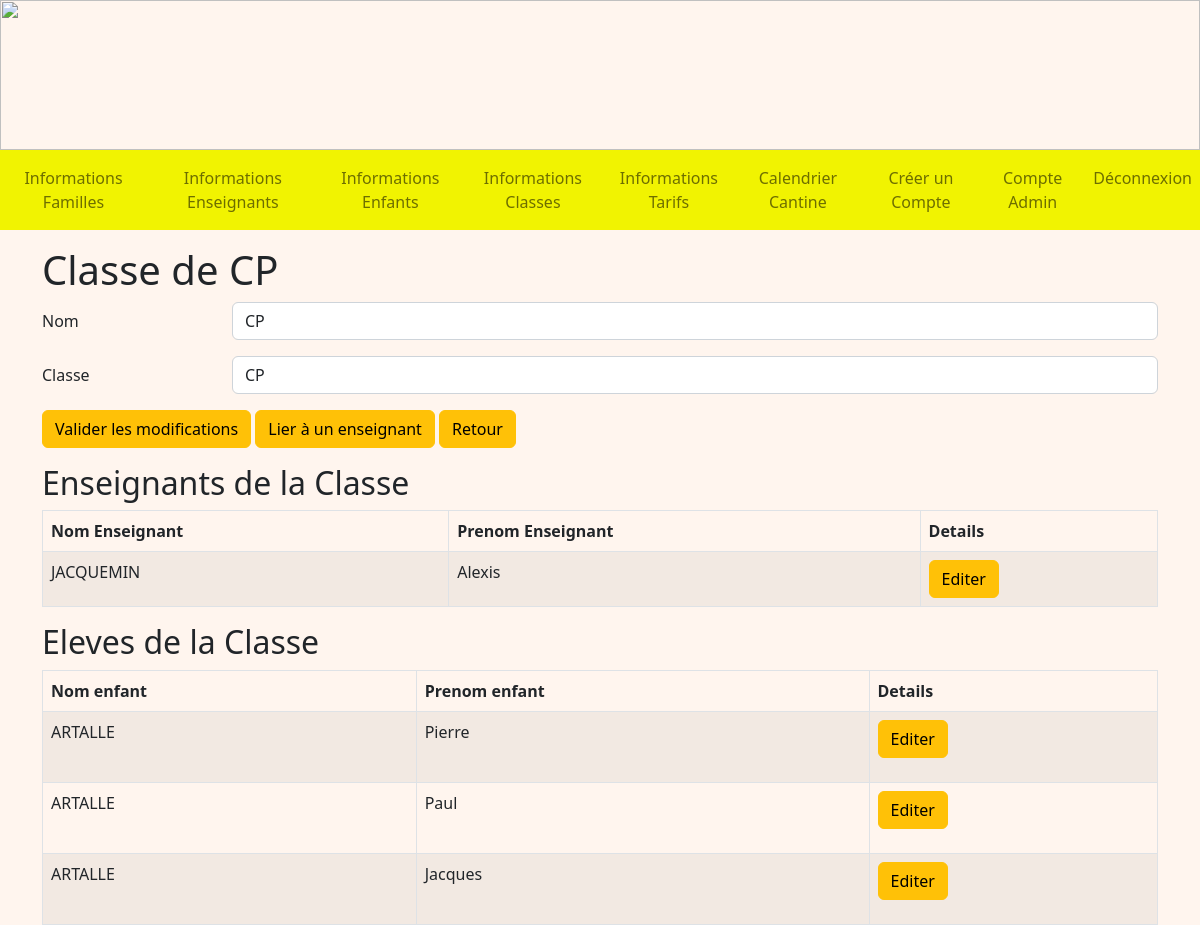
The page /detailsClasse/1 (signed in) on the database as committed earlier.
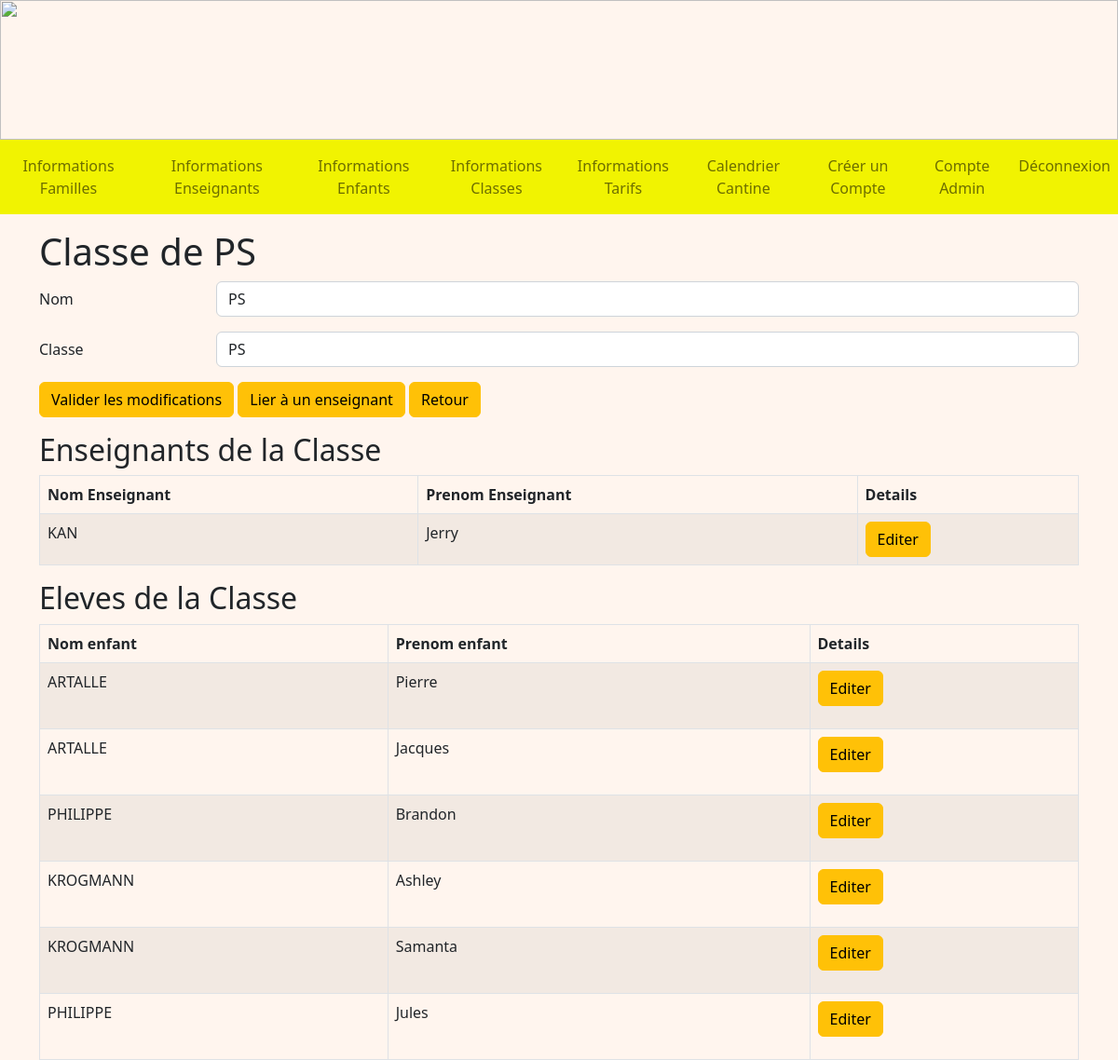
The same page on the database as committed later.
### tables this page shows
CREATE TABLE Classe (
  code_classe integer primary key autoincrement,
  nom_classe TEXT NOT NULL,
  code_type integer NOT NULL,
  FOREIGN KEY(code_type) REFERENCES TypeDeClasse(code_type)
);

CREATE TABLE Enseignant (
  code_enseignant integer primary key autoincrement,
  nom_enseignant TEXT NOT NULL,
  prenom_enseignant TEXT NOT NULL,
  identifiant TEXT NOT NULL,
  FOREIGN KEY (identifiant) REFERENCES Compte(identifiant)
);

CREATE TABLE Enfant (
  code_enfant integer primary key autoincrement,
  nom_enfant TEXT NOT NULL,
  prenom_enfant TEXT NOT NULL,
  code_tarif integer NOT NULL,
  code_classe integer NOT NULL,
  code_representant integer NOT NULL,
  code_formule integer NOT NULL,
  FOREIGN KEY (code_tarif) REFERENCES Tarif(code_tarif),
  FOREIGN KEY (code_classe) REFERENCES Classe(code_classe),
  FOREIGN KEY (code_representant) REFERENCES Representant(code_representant)
  FOREIGN KEY (code_formule) REFERENCES Formule(code_formule)
);

### admin.py (the view)
@app.route('/detailsClasse/<int:code_classe>', methods = ["GET", "POST"])
@login_required
def detailsClasse(code_classe):
    db = get_db()
    cur = db.cursor()
    user = cur.execute("SELECT type_compte FROM Compte WHERE identifiant = ?", (flask_login.current_user.name, )).fetchone()
    if user[0] == 'Admin':
        enseignants = cur.execute("SELECT E.nom_enseignant, E.prenom_enseignant, E.code_enseignant FROM Enseignant AS E INNER JOIN Enseigne AS Ens ON E.code_enseignant = Ens.code_enseignant WHERE code_classe = ?", (code_classe, )).fetchall()
        classe = cur.execute("SELECT nom_classe, code_classe, code_type FROM Classe WHERE code_classe = ?", (code_classe, )).fetchone()
        types = cur.execute ("SELECT * FROM TypeDeClasse").fetchall()
        enfants = cur.execute("SELECT nom_enfant, prenom_enfant, code_enfant FROM Enfant WHERE code_classe = ?", (code_classe, )).fetchall()
        if request.method == "POST":
            cur.execute("UPDATE Classe SET nom_classe = ?, code_type = ? WHERE code_classe = ?", (request.form["name"], request.form["classe"], code_classe, ))
            db.commit()
            return redirect(url_for('infosClasses'))
        return render_template('A_detailsClasse.html', enseignants = enseignants, enfants = enfants, classe = classe, types = types)
    if user[0] == 'Enseignant':
        return redirect(url_for('accueilEnseignant'))
    return redirect(url_for('accueil'))

### main.py (called while the page is built)
@login_manager.user_loader
def load_user(user_id):
    db = get_db()
    cur = db.cursor()
    user = cur.execute('SELECT identifiant, mot_de_passe FROM Compte WHERE identifiant=?', (user_id, )).fetchone()
    return User(user[0], user[1])

def get_db():
    if 'db' not in g:
        g.db = sqlite3.connect(DATABASE)
    return g.db

@app.teardown_appcontext
def close_connection(exception):
    db = g.pop('db', None)
    if db is not None:
        db.close()

### templates/A_detailsClasse.html (shortened to what this page needs)
<!DOCTYPE html>
<html>
<head>
    {% extends "A_layout.html" %}
    {% block content %}
    <div class="container mt-3">
        <h1>Classe de {{ classe[0] }}</h1>
        <form method="POST" class="mb-3">
            <div class="row mb-3">
                <label for="name" class="col-sm-2 col-form-label">Nom</label>
                <div class="col-sm-10">
                    <input name="name" type="name" class="form-control" id="name" value="{{classe[0]}}" required>
                </div>
            </div>
            <div class="row mb-3">
                <label for="classe" class="col-sm-2  col-form-label">Classe</label>
                <div class="col-sm-10">
                    <select name="classe" class="form-control" id="classe">
                        {% for type in types %}
                        {% if classe[2] == type[0] %}
                        <option value="{{ type[0] }}" selected>{{ type[2] }}</option>
                        {% else %}
                        <option value="{{ type[0] }}">{{ type[2] }}</option>
                        {% endif %}
                        {% endfor %}
                    </select>
                </div>
            </div>
            <button type="submit" class="btn btn-warning">Valider les modifications</button>
            <a href="/lierEnseignant/{{ classe[1] }}" class="btn btn-warning">Lier à un enseignant</a>
            <a href="/infosClasses" class="btn btn-warning">Retour</a>
        </form>
        {% if enseignants%}
        <h2>Enseignants de la Classe</h2>
        <table class="table table-bordered table-striped">
            <thead>
                <tr>
                    <th scope="col">Nom Enseignant</th>
                    <th scope="col">Prenom Enseignant</th>
                    <th scope="col">Details</th>
                </tr>
            </thead>
            <tbody>
                {% for enseignant in enseignants %}
                <tr>
                    <td>{{ enseignant[0] }}</td>
                    <td>{{ enseignant[1] }}</td>
                    <td>
                        <a href="/detailsEnseignant/{{ enseignant[2] }}" class="btn btn-warning">Editer</a>
                    </td>
                </tr>
                {% endfor %}
            </tbody>
        </table>
        {%endif%}
        {% if enfants %}
        <h2>Eleves de la Classe</h2>
        <table class="table table-bordered table-striped">
            <thead>
                <tr>
                    <th scope="col">Nom enfant</th>
                    <th scope="col">Prenom enfant</th>
                    <th scope="col">Details</th>
                </tr>
            </thead>
            <tbody>
                {% for enfant in enfants %}
                <tr>
                    <td>{{ enfant[0] }}</td>
                    <td>{{ enfant[1] }}</td>
                    <td>
                        <a href="/detailsEnfant/{{ enfant[2] }}" class="btn btn-warning mb-3">Editer</a>
                    </td>
                </tr>
                {% endfor %}
            </tbody>
        </table>
        {% endif %}
    </div>
    {% endblock %}

Rows that differ between the two databases and show on the page:
removed Enseignant: nom_enseignant "JACQUEMIN", prenom_enseignant "Alexis"
no longer on this page (row edited): Enfant: nom_enfant "ARTALLE", prenom_enfant "Paul"
changed Classe: nom_classe "CP" → "PS"; name "CP" → "PS"
added Enseignant: nom_enseignant "KAN", prenom_enseignant "Jerry"
added Enfant: nom_enfant "PHILIPPE", prenom_enfant "Brandon"
added Enfant: nom_enfant "KROGMANN", prenom_enfant "Ashley"
added Enfant: nom_enfant "KROGMANN", prenom_enfant "Samanta"
added Enfant: nom_enfant "PHILIPPE", prenom_enfant "Jules"
Other text that changed with them:
form field classe: "CP" → "PS"
